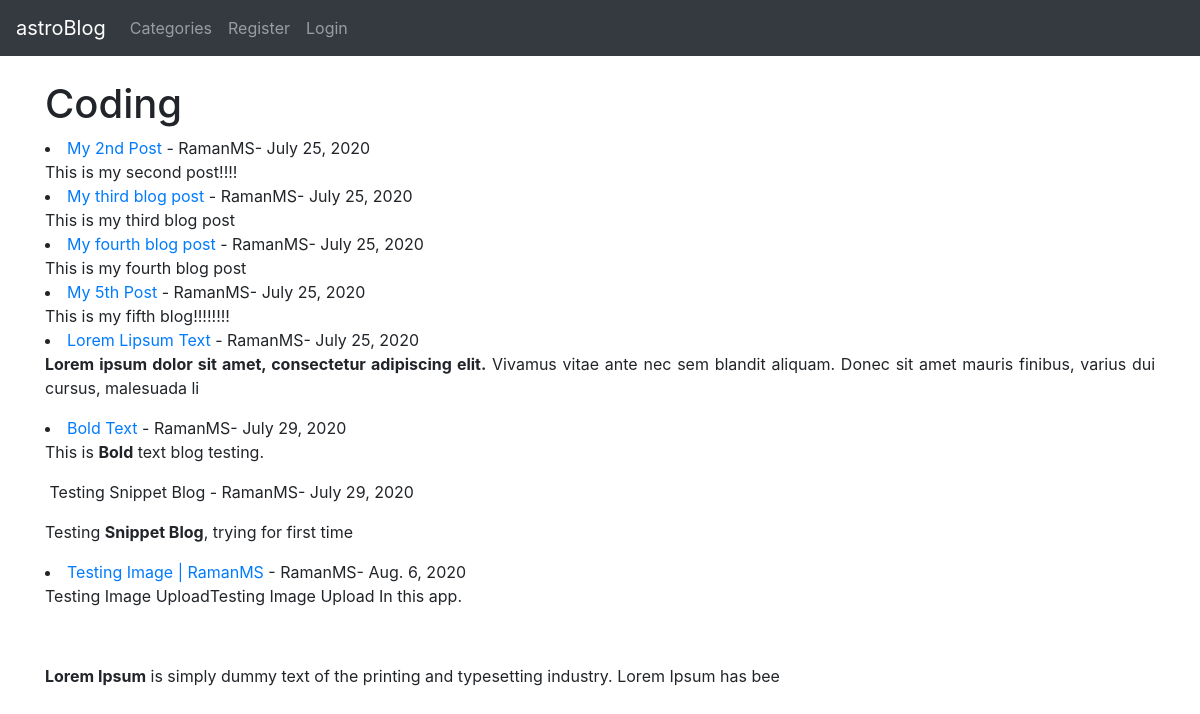
/category/coding/, run on the app's committed database.
### blog/models.py (models this page shows, shortened)
class Post(models.Model):
    title = models.CharField(max_length=255)
    header_image = models.ImageField(null=True, blank=True, upload_to="images/")
    title_tag = models.CharField(max_length=255)
    author = models.ForeignKey(User, on_delete=models.CASCADE)
    body = RichTextField(blank=True, null=True)
    post_date = models.DateField(auto_now_add=True)
    category = models.CharField(max_length=255, default='coding')
    snippet = models.CharField(max_length=255, )
    likes = models.ManyToManyField(User, related_name='blog_posts')

### blog/views.py (the view)
# urls.py: path('category/<str:cats>/', CategoryView, name = 'category'),
def CategoryView(request, cats):
    category_posts = Post.objects.filter(category=cats.replace('-', ' '))
    return render(request, 'categories.html', {'cats':cats.title().replace('-', ' '), 'category_posts':category_posts})

### blog/templates/categories.html (shortened to what this page needs)
{% extends 'base.html'%}
{% block content %}
<h1>{{ cats }}</h1>
{% for post in category_posts %}
    <li><a href="{% url 'article-detail' post.pk %}">
    {{ post.title }}</a>
    - {{ post.author }}- {{ post.post_date }}
    <br/>
    {{ post.body|slice:":200"|safe }}</li>
{% endfor %}
{% endblock %}

### data on the page
Post: title "My 2nd Post", author "RamanMS", post_date "July 25, 2020", body "This is my second post!!!!"
Post: title "My third blog post", author "RamanMS", post_date "July 25, 2020", body "This is my third blog post"
Post: title "My fourth blog post", author "RamanMS", post_date "July 25, 2020", body "This is my fourth blog post"
Post: title "My 5th Post", author "RamanMS", post_date "July 25, 2020", body "This is my fifth blog!!!!!!!!"
Post: title "Lorem Lipsum Text", author "RamanMS", post_date "July 25, 2020", body "Lorem ipsum dolor sit amet, consectetur adipiscing elit. Vivamus vitae ante nec sem blandit aliquam. Donec sit amet mauris finibus, varius dui cursus, malesuada li"
Post: title "Bold Text", author "RamanMS", post_date "July 29, 2020", body "This is Bold text blog testing."
Post: title "Testing Snippet Blog", author "RamanMS", post_date "July 29, 2020", body "Testing Snippet Blog , trying for first time"
Post: title "Testing Image | RamanMS", author "RamanMS", post_date "Aug. 6, 2020", body "Testing Image UploadTesting Image Upload In this app. Lorem Ipsum is simply dummy text of the printing and typesetting industry. Lorem Ipsum has bee"

### other printed values
{{ cats }} "Coding"
